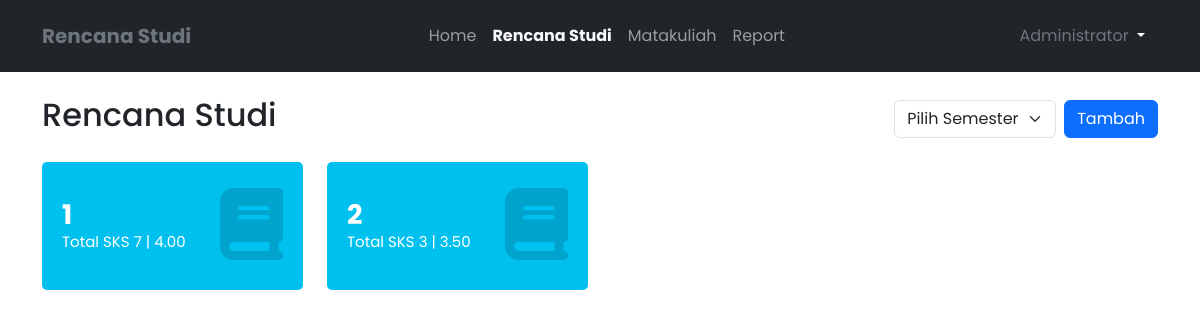
The app's page /rencana_studi/index.php (signed in) with its own data.
### tables this page shows
CREATE TABLE `rencana_studi` (
  `id` int NOT NULL,
  `semester_id` int DEFAULT NULL,
  `total_sks` int DEFAULT NULL,
  `target_ip` float DEFAULT NULL,
  `deskripsi` text,
  `user_id` int NOT NULL
);

CREATE TABLE `semester` (
  `id` int NOT NULL,
  `kode_semester` char(1) DEFAULT NULL,
  `nama` varchar(10) DEFAULT NULL
);

### database.php (called while the page is built, shortened)
<?php
function getDataRencanaStudi()
{
    $query = "
        SELECT
            rencana_studi.id,
            semester.nama as semester,
            semester.kode_semester,
            rencana_studi.total_sks,
            rencana_studi.target_ip,
            rencana_studi.deskripsi
        FROM
            rencana_studi
        JOIN
            semester ON rencana_studi.semester_id = semester.id
    ";
    return mysqli_query(DB, $query)->fetch_all(MYSQLI_ASSOC);
}

### rencana_studi/index.php (the view, shortened to what this page needs)
<?php
include_once "../layout/header.php";
$role = $_SESSION['role'];
$rencanaStudi = $role == 'Admin' ? getDataRencanaStudi() : getRencanaStudiByUser($_SESSION['user']['id']);
?>
<div class="container my-4">
    <div class="d-flex justify-content-between align-items-center">
        <h2>Rencana Studi</h2>
        <form action="add.php" method="get" class="d-flex">
            <select name="semester" class="form-select me-2" required>
                <option value="" disabled selected>Pilih Semester</option>
            </select>
            <button type="submit" class="btn btn-primary">Tambah</button>
        </form>
    </div>
    <?php if (empty($rencanaStudi)): ?>
        <p>Belum ada rencana studi.</p>
    <?php else: ?>
        <div class="row">
            <?php foreach ($rencanaStudi as $rencana) : ?>
                <div class="col-lg-3 col-sm-6">
                    <a href="read.php?id=<?= $rencana['id'] ?>" class="text-decoration-none">
                        <div class="card-box bg-blue">
                            <div class="inner">
                                <h3><?= $rencana["kode_semester"] ?></h3>
                                <p>Total SKS <?= $rencana['total_sks'] ?> | <?= number_format($rencana['target_ip'], 2) ?></p>
                            </div>
                            <div class="icon">
                                <i class="fa-solid fa fa-book"></i>
                            </div>
                        </div>
                    </a>
                </div>
            <?php endforeach ?>
        </div>
    <?php endif; ?>
</div>
<?php include_once "../layout/footer.php"; ?>

### assets/style.css (style rules this page uses)
* { list-style: none; margin: 0; padding: 0; text-decoration: none; font-family: "Poppins", sans-serif; }
.card-box { position: relative; color: #fff; padding: 10px 20px; margin: 20px 0; border-radius: 5px; display: flex; justify-content: space-between; align-items: center; }
.card-box .inner { display: flex; flex-direction: column; justify-content: space-between; align-items: flex-start; }
.card-box h3 { font-size: 27px; font-weight: bold; margin: 0; white-space: nowrap; text-align: left; }
.card-box p { font-size: 15px; margin: 0; }
.card-box .icon { font-size: 72px; color: rgba(0, 0, 0, 0.15); margin-left: auto; }
.bg-blue { background-color: #00c0ef !important; }

### records on screen
rencana_studi: semester.kode_semester "1", total_sks "7", target_ip "4.00"
rencana_studi: semester.kode_semester "2", total_sks "3", target_ip "3.50"

### other values on screen
$_SESSION['user']['nama'] "Administrator"
